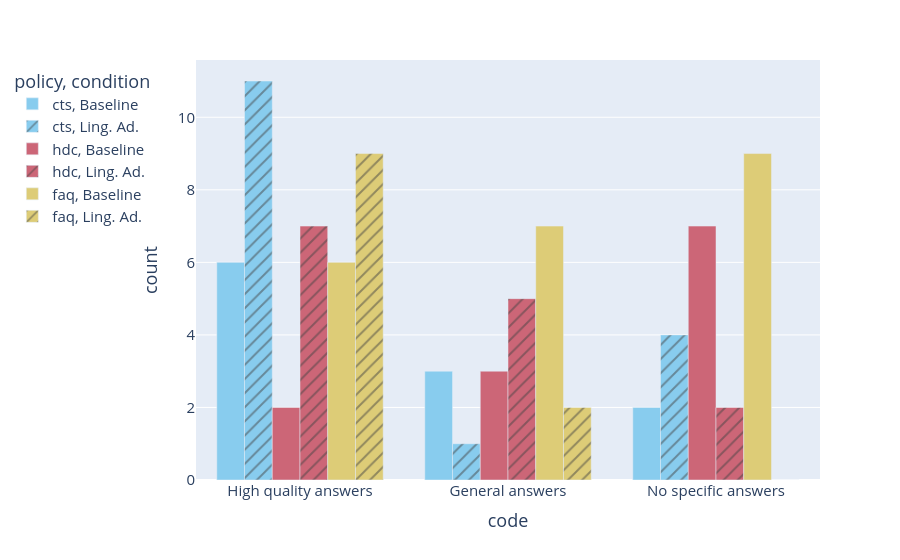

Write notebook code for a chart like this one.
### Code cell
data = pd.concat([mental_models_data[mental_models_data["code"] == "High quality answers"],
                 mental_models_data[mental_models_data["code"] == "General answers"],
                 mental_models_data[mental_models_data["code"] == "No specific answers"]])

fig = px.bar(data, x="code", y="count", color="policy", pattern_shape='condition', barmode="group", color_discrete_sequence=px.colors.qualitative.Safe)
fig.update_layout(legend=dict(
    yanchor="top",
    y=0.99,
    xanchor="right",
    x=-0.07,
    font=dict(size=15)
),
font=dict(size=15))

fig.show()

### Figure 1 — Plotly figure (JSON) as saved in the notebook; plotly's stock layout.template omitted (floating-point values rounded to 4 significant figures)
{"data": [{"alignmentgroup": "True", "hovertemplate": "policy=cts<br>condition=Baseline<br>code=%{x}<br>count=%{y}<extra></extra>", "legendgroup": "cts, Baseline", "marker": {"color": "rgb(136, 204, 238)", "pattern": {"shape": ""}}, "name": "cts, Baseline", "offsetgroup": "cts, Baseline", "orientation": "v", "showlegend": true, "textposition": "auto", "type": "bar", "x": ["High quality answers", "General answers", "No specific answers"], "xaxis": "x", "y": [6, 3, 2], "yaxis": "y"}, {"alignmentgroup": "True", "hovertemplate": "policy=cts<br>condition=Ling. Ad.<br>code=%{x}<br>count=%{y}<extra></extra>", "legendgroup": "cts, Ling. Ad.", "marker": {"color": "rgb(136, 204, 238)", "pattern": {"shape": "/"}}, "name": "cts, Ling. Ad.", "offsetgroup": "cts, Ling. Ad.", "orientation": "v", "showlegend": true, "textposition": "auto", "type": "bar", "x": ["High quality answers", "General answers", "No specific answers"], "xaxis": "x", "y": [11, 1, 4], "yaxis": "y"}, {"alignmentgroup": "True", "hovertemplate": "policy=hdc<br>condition=Baseline<br>code=%{x}<br>count=%{y}<extra></extra>", "legendgroup": "hdc, Baseline", "marker": {"color": "rgb(204, 102, 119)", "pattern": {"shape": ""}}, "name": "hdc, Baseline", "offsetgroup": "hdc, Baseline", "orientation": "v", "showlegend": true, "textposition": "auto", "type": "bar", "x": ["High quality answers", "General answers", "No specific answers"], "xaxis": "x", "y": [2, 3, 7], "yaxis": "y"}, {"alignmentgroup": "True", "hovertemplate": "policy=hdc<br>condition=Ling. Ad.<br>code=%{x}<br>count=%{y}<extra></extra>", "legendgroup": "hdc, Ling. Ad.", "marker": {"color": "rgb(204, 102, 119)", "pattern": {"shape": "/"}}, "name": "hdc, Ling. Ad.", "offsetgroup": "hdc, Ling. Ad.", "orientation": "v", "showlegend": true, "textposition": "auto", "type": "bar", "x": ["High quality answers", "General answers", "No specific answers"], "xaxis": "x", "y": [7, 5, 2], "yaxis": "y"}, {"alignmentgroup": "True", "hovertemplate": "policy=faq<br>condition=Baseline<br>code=%{x}<br>count=%{y}<extra></extra>", "legendgroup": "faq, Baseline", "marker": {"color": "rgb(221, 204, 119)", "pattern": {"shape": ""}}, "name": "faq, Baseline", "offsetgroup": "faq, Baseline", "orientation": "v", "showlegend": true, "textposition": "auto", "type": "bar", "x": ["High quality answers", "General answers", "No specific answers"], "xaxis": "x", "y": [6, 7, 9], "yaxis": "y"}, {"alignmentgroup": "True", "hovertemplate": "policy=faq<br>condition=Ling. Ad.<br>code=%{x}<br>count=%{y}<extra></extra>", "legendgroup": "faq, Ling. Ad.", "marker": {"color": "rgb(221, 204, 119)", "pattern": {"shape": "/"}}, "name": "faq, Ling. Ad.", "offsetgroup": "faq, Ling. Ad.", "orientation": "v", "showlegend": true, "textposition": "auto", "type": "bar", "x": ["High quality answers", "General answers", "No specific answers"], "xaxis": "x", "y": [9, 2, 0], "yaxis": "y"}], "layout": {"barmode": "group", "font": {"size": 15}, "legend": {"font": {"size": 15}, "title": {"text": "policy, condition"}, "tracegroupgap": 0, "x": -0.07, "xanchor": "right", "y": 0.99, "yanchor": "top"}, "margin": {"t": 60}, "xaxis": {"anchor": "y", "domain": [0, 1], "title": {"text": "code"}}, "yaxis": {"anchor": "x", "domain": [0, 1], "title": {"text": "count"}}}}
